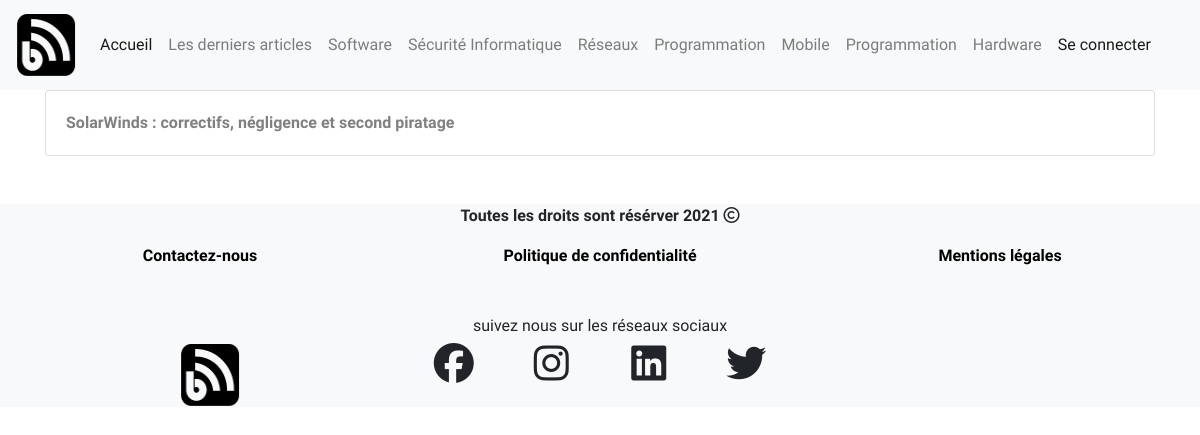
Before: /tags/3 with the older database file.
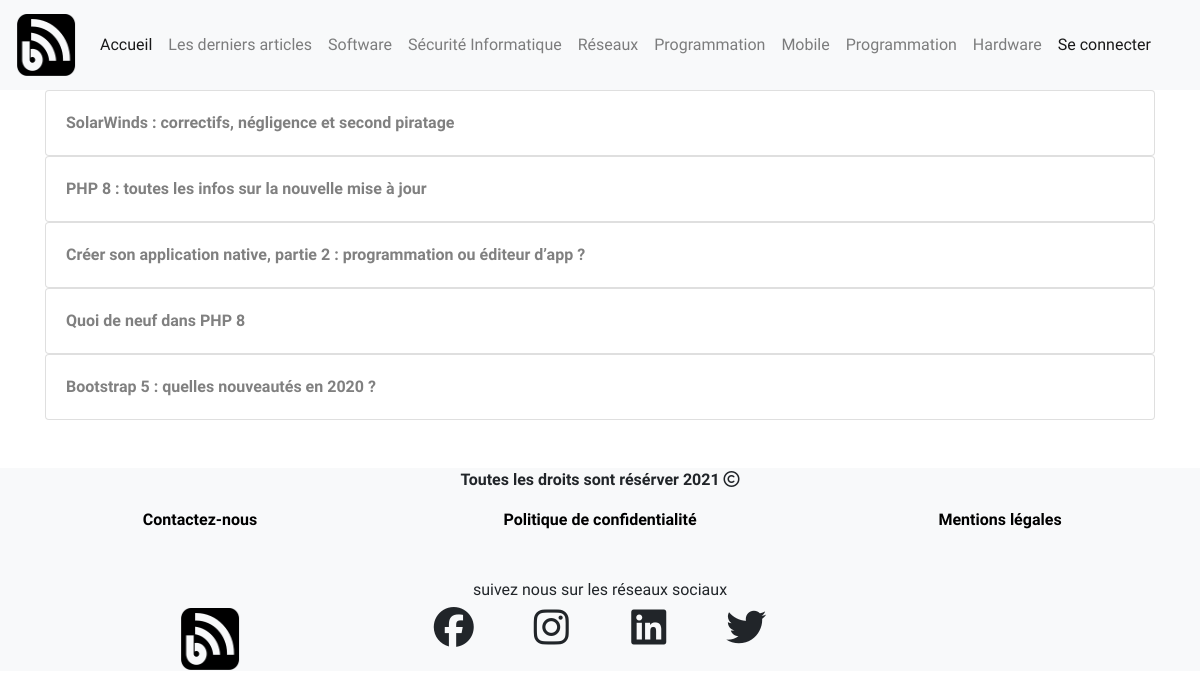
After: the same page with the newer database file.
### tables this page shows
CREATE TABLE `posts` (
  `id` int(11) NOT NULL,
  `title` varchar(233) NOT NULL,
  `content` text NOT NULL,
  `auteur` int(11) NOT NULL,
  `create_at` timestamp NOT NULL DEFAULT current_timestamp()
);

### app/Models/Model.php (called while the page is built, shortened)
<?php
abstract class Model
{
    protected $db;
    protected $table;
    public function __construct(DBConnection $db)
    {
        $this->db = $db;
    }
    public function findById(int $id): Model
    {
        return $this->query("SELECT * FROM {$this->table} WHERE id = ?", [$id], true);
    }
    public function query(string $sql, array $param = null, bool $single = null)
    {
        $method = is_null($param) ? 'query' : 'prepare';
        $fetch = is_null($single) ? 'fetchAll' : 'fetch';
        $stmt = $this->db->getPDO()->$method($sql);
        $stmt->setFetchMode(PDO::FETCH_CLASS, get_class($this), [$this->db]);
        if($method === 'query')
        {
            return $stmt->$fetch();
        }else
        {
            $stmt->execute($param);
            return $stmt->$fetch();
        }
    }
}

### database/DBConnection.php (called while the page is built, shortened)
<?php
class DBConnection
{
private $dbname;
private $host;
private $username;
private $password;
private $pdo;
public function __construct(string $dbname, string $host, string $username, string $password)
{
    $this->dbname = $dbname;
    $this->host = $host;
    $this->username = $username;
    $this->password = $password;
}
public function getPDO(): PDO
{
    return $this->pdo ?? $this->pdo = new PDO("mysql:dbname={$this->dbname};host={$this->host}",
    $this->username, $this->password, [
    PDO::ATTR_ERRMODE => PDO::ERRMODE_EXCEPTION,
    PDO::ATTR_DEFAULT_FETCH_MODE => PDO::FETCH_OBJ ,
    PDO::MYSQL_ATTR_INIT_COMMAND => 'SET CHARACTER SET UTF8'
    ]);
}
}

### app/Controllers/TagsController.php (called while the page is built, shortened)
<?php
class TagsController extends Controller
{
    public function tag(int $id)
    {
        $tag = (new Tag($this->getDB()))->findById($id);
        return $this->view('blog.tag', compact('tag'));
    }
}

### routes/Route.php (called while the page is built, shortened)
<?php
Class Route{
    public $path;
    public $action;
    public $matches;
    public function __construct($path, $action)
    {
        $this->path = trim ($path, '/');
        $this->action = $action;
    }
    public function matches(string $url)
    {
        $path = preg_replace('#:([\w]+)#', '([^/]+)', $this->path);
        $pathToMatch = "#^$path$#";
        if(preg_match($pathToMatch, $url, $matches))
        {
            $this->matches = $matches;
            return true;
        }
        else
        {
            return false;
        }
    }
    public function execute()
    {
        $params = explode('@', $this->action);
        $controller = new $params[0](new DBConnection ('blog', 'localhost', 'root', ''));
        $method = $params[1];
        return  isset($this->matches[1]) ? $controller->$method($this->matches[1]) : $controller->$method();
    }
}

### routes/Router.php (called while the page is built, shortened)
<?php
class Router{
    public $url;
    public $routes = [];
    public function __construct($url)
    {
        $this->url = trim($url, '/');
    }
    public function get(string $path, string $action)
    {
        $this->routes['GET'][]= new Route($path, $action);
    }
    public function post(string $path, string $action)
    {
        $this->routes['POST'][]= new Route($path, $action);
    }
    public function run()
    {
        foreach ($this->routes[$_SERVER['REQUEST_METHOD']] as $route)
        {
            if ($route->matches($this->url)){
                return $route->execute();
            }
        }
        throw new NotFoundException("La page demander Introuvable");
    }
}

### public/index.php (called while the page is built, shortened)
<?php
$router = new Router($_GET['url']);
$router->get('/posts', 'App\Controllers\BlogController@index');
$router->get('/', 'App\Controllers\BlogController@welcome');
$router->get('/posts/:id', 'App\Controllers\BlogController@show');
$router->get('/tags/:id', 'App\Controllers\TagsController@tag');
$router->get('/cats/:id', 'App\Controllers\CategoriesController@cat');
$router->get('/posts/:page', 'App\Controllers\Admin\PostController@index');
$router->get('/admin/posts', 'App\Controllers\Admin\PostController@index');
$router->post('/admin/posts/delete/:id', 'App\Controllers\Admin\PostController@delete');
$router->get('/admin/posts/edit/:id', 'App\Controllers\Admin\PostController@edit');
$router->post('/admin/posts/edit/:id', 'App\Controllers\Admin\PostController@update');
$router->get('/admin/posts/create', 'App\Controllers\Admin\PostController@create');
$router->post('/admin/posts/create', 'App\Controllers\Admin\PostController@createpost');
$router->post('/comment', 'App\Controllers\CommentController@comment');
$router->get('/admin/posts/images', 'App\Controllers\Admin\ImagesController@index');
$router->get('/admin/posts/editImage/:id', 'App\Controllers\Admin\ImagesController@edit');
$router->post('/admin/posts/editImage/:id', 'App\Controllers\Admin\ImagesController@update');
$router->post('/admin/cat/delete/:id', 'App\Controllers\Admin\CategoriesController@delete');
$router->get('/admin/cat/create', 'App\Controllers\Admin\CategoriesController@create');
$router->post('/admin/cat/create', 'App\Controllers\Admin\CategoriesController@createCat');
$router->get('/admin/cat', 'App\Controllers\Admin\CategoriesController@index');
$router->get('/admin/cat/edit/:id', 'App\Controllers\Admin\CategoriesController@edit');
$router->post('/admin/cat/edit/:id', 'App\Controllers\Admin\CategoriesController@update');
$router->get('/login', 'App\Controllers\UserController@login');
$router->post('/login', 'App\Controllers\UserController@loginPost');
$router->get('/register', 'App\Controllers\RegisterController@register');
$router->post('/register/create', 'App\Controllers\RegisterController@RegisterUser');
$router->get('/login/logout', 'App\Controllers\UserController@logOut');
try{
$router->run();
}
catch(NotFoundException $e)
{
    return $e->Exception404();
}

### app/Controllers/Controller.php (called while the page is built, shortened)
<?php
 class Controller
{
    protected $db;
    public function __construct(DBConnection $db)
    {
        $this->db = $db;
    }
    protected function view(string $path, $params = null)
    {
        $path = str_replace('.', DIRECTORY_SEPARATOR, $path);
        require VIEWS . $path . '.php';
        require VIEWS . 'layout.php';
    }
    protected function getDB()
    {
        return $this->db;
    }
}

### app/Models/Tag.php (called while the page is built, shortened)
<?php
class Tag extends Model
{
    public function getPosts()
    {
        return $this->query("
        SELECT p.* FROM posts p INNER JOIN post_tag pt ON pt.post_id = p.id
        WHERE pt.tag_id = ? " , [$this->id]);
    }
}

### views/blog/tag.php (the view)
<?php foreach ($params['tag']->getPosts() as $post): ?>
<div class="card">
    <div class="card-body">
        <a href="../posts/<?= $post->id ?>"><?= $post->title ?></a>
    </div>
</div>
<?php endforeach ?>

Changed rows visible on the page:
added posts: title "PHP 8 : toutes les infos sur la nouvelle mise à jour"
added posts: title "Créer son application native, partie 2 : programmation ou éditeur d’app ?"
added posts: title "Quoi de neuf dans PHP 8"
added posts: title "Bootstrap 5 : quelles nouveautés en 2020 ?"
